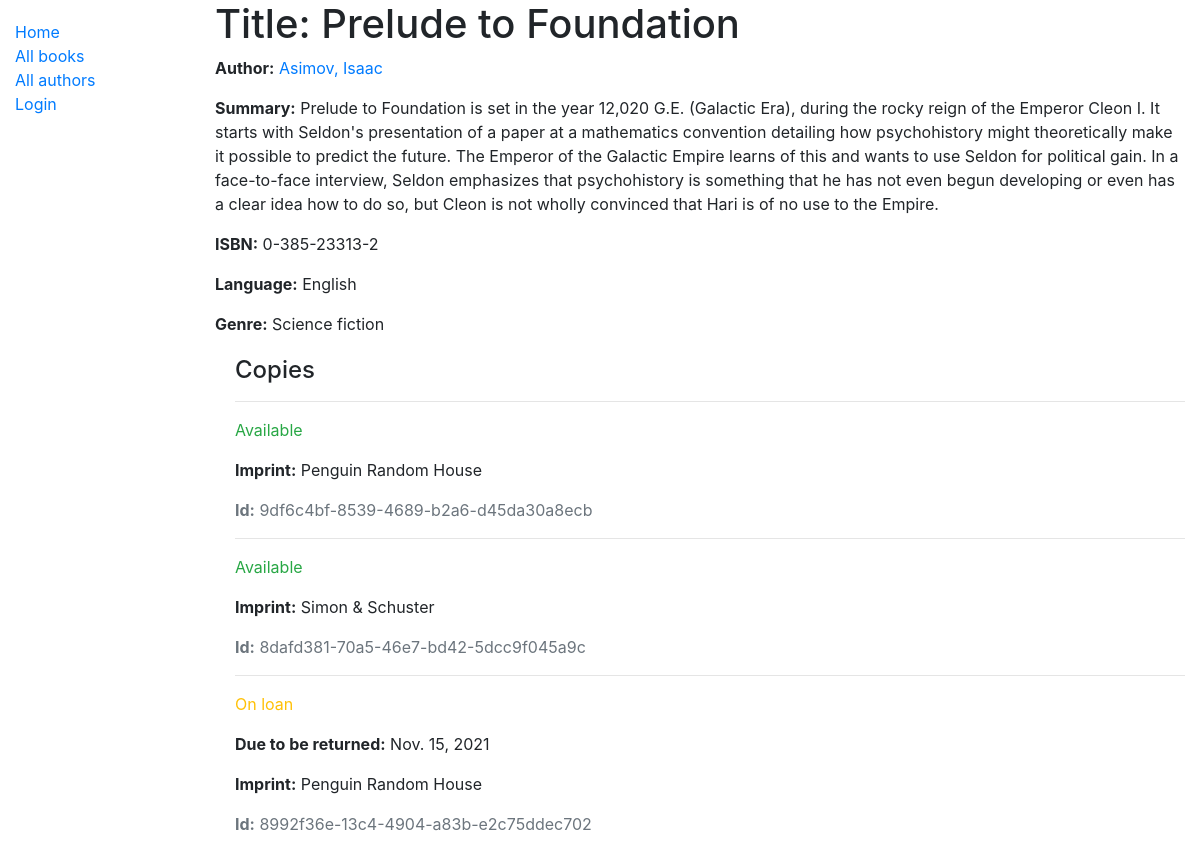
/catalog/book/1, run on the app's committed database.
### catalog/models.py (models this page shows, shortened)
class Book(models.Model):
    title = models.CharField(max_length=200)
    author = models.ForeignKey(Author, on_delete=models.SET_NULL, null=True)
    summary = models.TextField(max_length=1000, help_text='Enter a brief description of the book')
    isbn = models.CharField('ISBN', max_length=13, unique=True,
                             help_text='13 Character <a href="https://www.isbn-international.org/content/what-isbn">ISBN number</a>')
    genre = models.ManyToManyField('Genre', help_text='Select a genre for this book')
    language = models.ForeignKey('Language', on_delete=models.SET_NULL, null=True)
    class Meta:
        ordering = ['title']
    def display_genre(self):
        """Create a string for the Genre. This is required to display genre in Admin."""
        return ', '.join(genre.name for genre in self.genre.all()[:3])
    display_genre.short_description = 'Genre'

class Author(models.Model):
    first_name = models.CharField(max_length=100)
    last_name = models.CharField(max_length=100)
    date_of_birth = models.DateField(null=True, blank=True)
    date_of_death = models.DateField('Died', null=True, blank=True)
    class Meta:
        ordering = ['last_name', 'first_name']
    def get_absolute_url(self):
        return reverse('author-detail', args=[str(self.id)])
    def __str__(self):
        return f'{self.last_name}, {self.first_name}'

class Language(models.Model):
    name = models.CharField(max_length=200,
                            help_text="Enter the book's natural language (e.g. English, French, Japanese etc.)")
    def __str__(self):
        return self.name

class Genre(models.Model):
    name = models.CharField(max_length=200, help_text='Enter a book genre (e.g. Science Fiction)')
    def __str__(self):
        return self.name

class BookInstance(models.Model):
    id = models.UUIDField(primary_key=True, default=uuid.uuid4, help_text='Unique ID for this particular book across whole library')
    book = models.ForeignKey('Book', on_delete=models.RESTRICT, null=True)
    imprint = models.CharField(max_length=200)
    due_back = models.DateField(null=True, blank=True)
    borrower = models.ForeignKey(User, on_delete=models.SET_NULL, null=True, blank=True)
    LOAN_STATUS = (
        ('m', 'Maintenance'),
        ('o', 'On loan'),
        ('a', 'Available'),
        ('r', 'Reserved'),
    )
    status = models.CharField(
        max_length=1,
        choices=LOAN_STATUS,
        blank=True,
        default='m',
        help_text='Book availability',
    )
    class Meta:
        ordering = ['due_back']
        permissions = (("can_mark_returned", "Set book as returned"),)

### catalog/views.py (the view)
# urls.py: path('book/<int:pk>', views.BookDetailView.as_view(), name='book-detail'),
class BookDetailView(generic.DetailView):
    model = Book

### catalog/templates/catalog/book_detail.html
{% extends "base_generic.html" %}
{% block content %}
  <h1>Title: {{ book.title }}</h1>
  <p><strong>Author:</strong> <a href="{{ book.author.get_absolute_url }}">{{ book.author }}</a></p>
  <p><strong>Summary:</strong> {{ book.summary }}</p>
  <p><strong>ISBN:</strong> {{ book.isbn }}</p>
  <p><strong>Language:</strong> {{ book.language }}</p>
  <p><strong>Genre:</strong> {{ book.genre.all|join:", " }}</p>
  <div style="margin-left:20px;margin-top:20px">
    <h4>Copies</h4>
    {% for copy in book.bookinstance_set.all %}
      <hr>
      <p class="{% if copy.status == 'a' %}text-success{% elif copy.status == 'm' %}text-danger{% else %}text-warning{% endif %}">
        {{ copy.get_status_display }}
      </p>
      {% if copy.status != 'a' %}
        <p><strong>Due to be returned:</strong> {{ copy.due_back }}</p>
      {% endif %}
      <p><strong>Imprint:</strong> {{ copy.imprint }}</p>
      <p class="text-muted"><strong>Id:</strong> {{ copy.id }}</p>
    {% endfor %}
  </div>
{% endblock %}

### data on the page
Book: title "Prelude to Foundation", author "Asimov, Isaac", summary "Prelude to Foundation is set in the year 12,020 G.E. (Galactic Era), during the rocky reign of the Emperor Cleon I. It starts with Seldon's presentation of a paper at a mathematics convention detailing how psychohistory might theoretically make it possible to predict the future. The Emperor of the Galactic Empire learns of this and wants to use Seldon for political gain. In a face-to-face interview, Seldon emphasizes that psychohistory is something that he has not even begun developing or even has a clear idea how to do so, but Cleon is not wholly convinced that Hari is of no use to the Empire.", isbn "0-385-23313-2", language "English", genre.all "Science fiction"
BookInstance: status "Available", imprint "Penguin Random House", id "9df6c4bf-8539-4689-b2a6-d45da30a8ecb"
BookInstance: status "Available", imprint "Simon & Schuster", id "8dafd381-70a5-46e7-bd42-5dcc9f045a9c"
BookInstance: status "On loan", due_back "Nov. 15, 2021", imprint "Penguin Random House", id "8992f36e-13c4-4904-a83b-e2c75ddec702"
